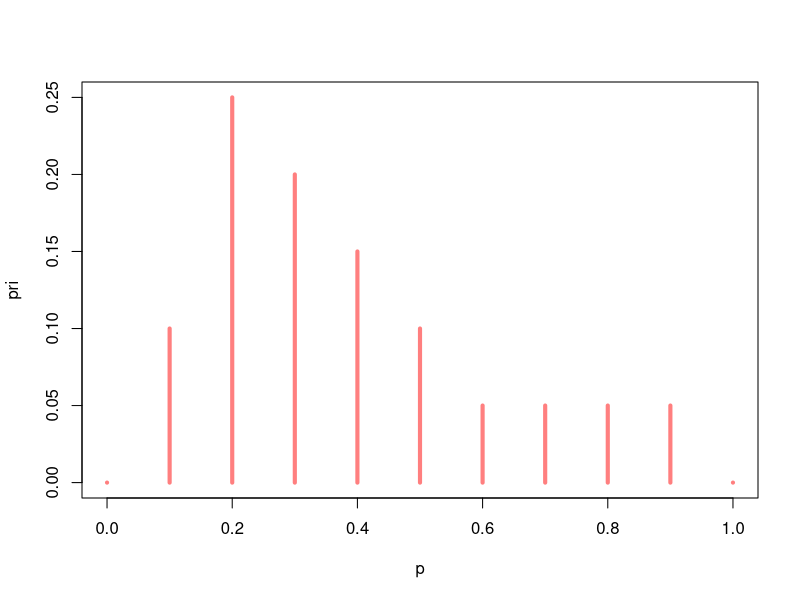
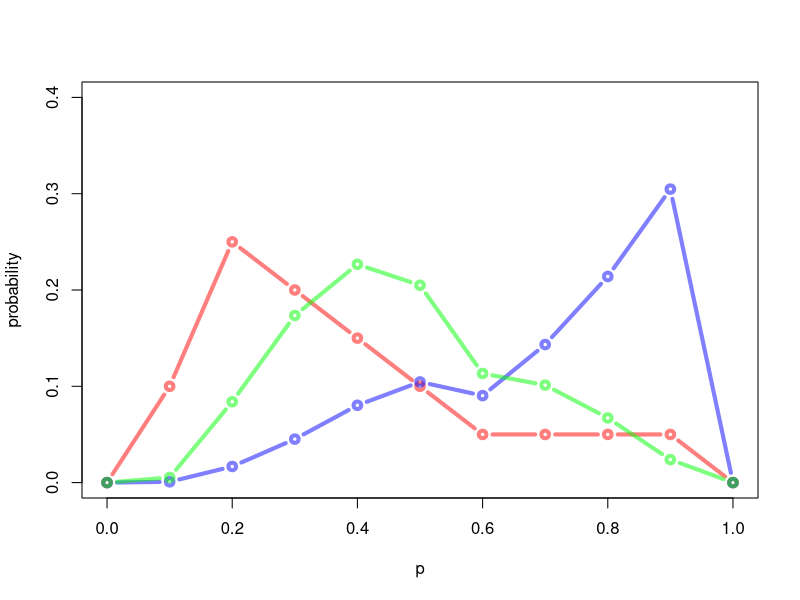
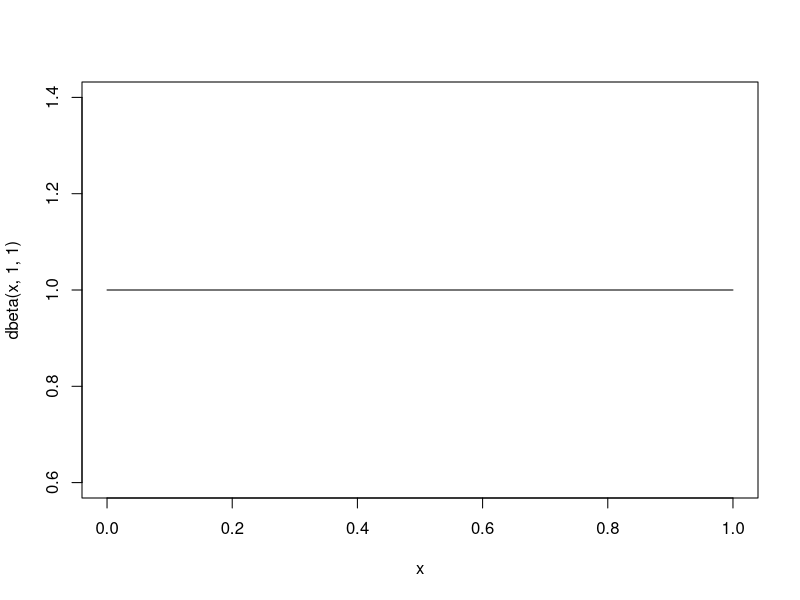
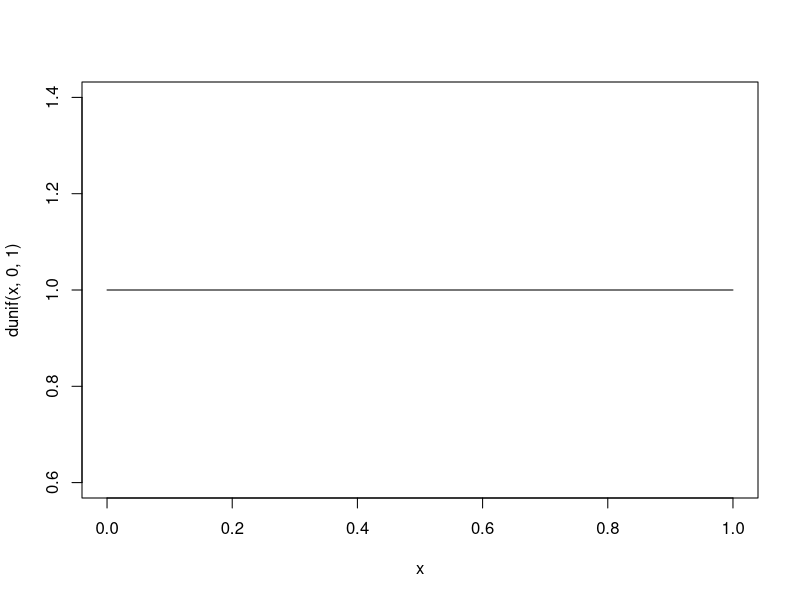
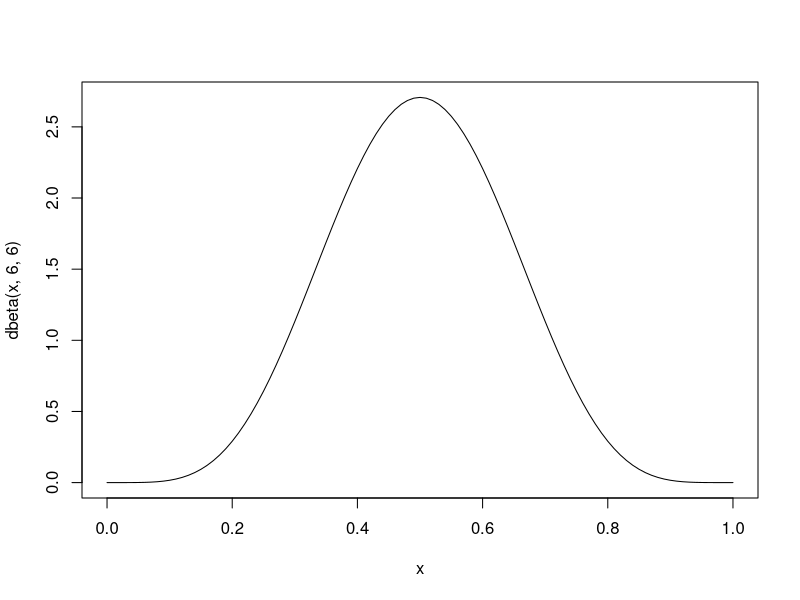
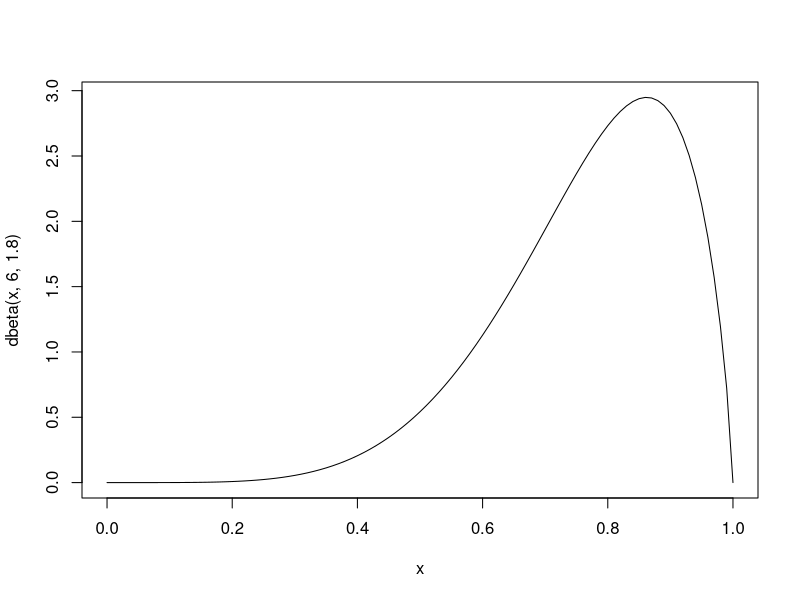
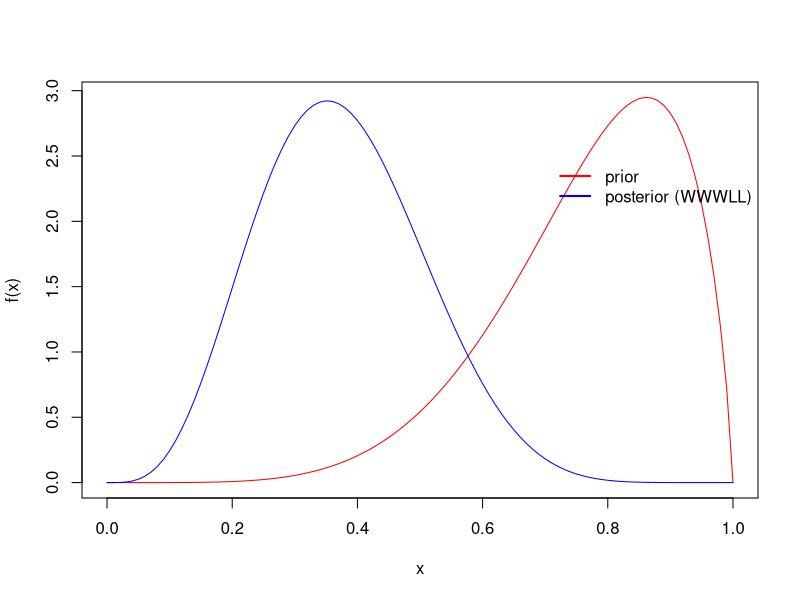

R code for these plots, in order:
####
#### You meet a colleague to discuss business over multiple games of billiards. You have 
#### never played billiards with this person before, and you do not have much confidence 
#### in your billiards skills.
####

## These are the possible values of p that we are going to consider.
p <- c(0.0, 0.1, 0.2, 0.3, 0.4, 0.5, 0.6, 0.7, 0.8, 0.9, 1.0)
p <- seq(from = 0.0, to = 1.0, by = 0.1)

## These are the probabilities we subjectively assign to each possible value of p, our 
## *prior* distribution.
pri <- c(0.00, 0.10, 0.25, 0.20, 0.15, 0.10, 0.05, 0.05, 0.05, 0.05, 0.00)
plot(p, pri, type = "h", lwd = 4, col = rgb(red = 1, green = 0, blue = 0, alpha = 0.5))

## The likelihood after winning the first 3 games (WWW) is the product of the 
## corresponding 3 Bernoulli pmf values (the 'joint probability of seeing WWW', assuming 
## the games are independent of one another and that the probability p is the same for 
## each game).
lik_1 <- p ^ 3 * (1 - p) ^ 0

## The posterior distribution after winning the first 3 games.
pos_1 <- lik_1 * pri / sum(lik_1 * pri)

plot(p, pri, type = "b", ylim = c(0, 0.4), ylab = "probability",
     lwd = 4, col = rgb(red = 1, green = 0, blue = 0, alpha = 0.5))
lines(p, pos_1, col = rgb(red = 0, green = 0, blue = 1, alpha = 0.5), 
      type = "b", lwd = 4)

## Prior and posterior probability that you are a better player.
sum(pri[p > 0.5])
sum(pos_1[p > 0.5])

## Now suppose you lose the next 2 games. The likelihood and posterior after observing 
## now 5 games: WWWLL.
lik_2 <- p ^ 3 * (1 - p) ^ 2
pos_2 <- lik_2 * pri / sum(lik_2 * pri)
sum(pos_2[p > 0.5])

lines(p, pos_2, col = rgb(red = 0, green = 1, blue = 0, alpha = 0.5), 
      type = "b", lwd = 4)
# legend(0.2, 0.4, legend = c("prior: Pr(p > 0.5) = 0.2", 
#   "posterior_1 (WWW): Pr(p > 0.5 | WWW) = 0.75", 
#   "posterior_2 (WWWLL): Pr(p > 0.5 | WWWTT) = 0.31"), 
#   lwd = rep(3, 2), col = c("red", "blue", "green"))

## Equivalent to a sequential analysis, where we use 'pos_1' as our prior (having now 
## seen the first 3 games as data) and compute the likelihood of just the most recent 2 
## losses.
pri_seq <- pos_1
lik_2_seq <- p ^ 0 * (1 - p) ^ 2
pos_2_seq <- lik_2_seq * pri_seq / sum(lik_2_seq * pri_seq)
cbind(pos_2, pos_2_seq)

##
## Now suppose we replace our crude initial prior (allowing only 11 possible values for 
## p) with a continuous prior distribution. In particular, the Beta distribution, with 
## parameters alpha and beta, is suitable for use as a prior for a probability, since it 
## only assigns non-zero probabilities in the interval [0, 1]. As shown elsewhere, with a 
## Binomial likelihood and a Beta prior, the posterior distribution is itself a Beta 
## distribution, with parameters that have been updated to reflect the observed data.
##

## The Beta(1, 1) is the continuous version of the 'uniform' distribution.
curve(dbeta(x, 1, 1))
curve(dunif(x, 0, 1))

## The Beta(6, 6) would reflect increased prior belief that you are an average (p = 0.5) 
## player.
curve(dbeta(x, 6, 6))

## To roughly mimic our original pessimistic prior, we might use Beta(1.8, 6).
curve(dbeta(x, 6, 1.8))

## With observed data X = 3 from a Binomial(n = 5, p) likelihood, and with a Beta(1.8, 6) 
## prior for p, the posterior distribution of p is Beta(alpha + x, beta + n - x), or 
## Beta(4.8, 8).
curve(dbeta(x, 6, 1.8), col = "red", ylab = "f(x)")
curve(dbeta(x, 4.8, 8), col = "blue", add = TRUE)
legend(0.7, 2.5, legend = c("prior", "posterior (WWWLL)"), lwd = rep(2, 2), 
  col = c("red", "blue"), bty = "n")

